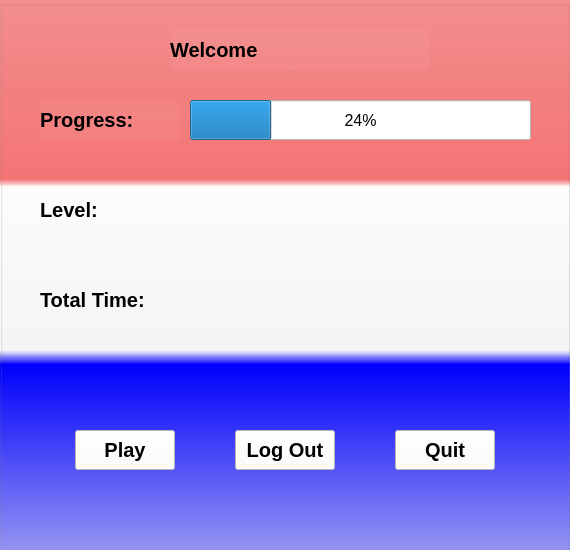
<?xml version="1.0" encoding="UTF-8"?>
<ui version="4.0">
 <class>menu_window</class>
 <widget class="QMainWindow" name="menu_window">
  <property name="geometry">
   <rect>
    <x>0</x>
    <y>0</y>
    <width>570</width>
    <height>550</height>
   </rect>
  </property>
  <property name="minimumSize">
   <size>
    <width>570</width>
    <height>550</height>
   </size>
  </property>
  <property name="maximumSize">
   <size>
    <width>570</width>
    <height>550</height>
   </size>
  </property>
  <property name="windowTitle">
   <string>Menu</string>
  </property>
  <property name="styleSheet">
   <string notr="true"/>
  </property>
  <widget class="QWidget" name="centralwidget">
   <widget class="QGroupBox" name="groupBox">
    <property name="geometry">
     <rect>
      <x>0</x>
      <y>0</y>
      <width>570</width>
      <height>550</height>
     </rect>
    </property>
    <property name="styleSheet">
     <string notr="true">background-color: qlineargradient(spread:pad, x1:0, y1:0, x2:0, y2:1, stop:0 rgba(255, 0, 0, 102), stop:0.326316 rgba(255, 0, 0, 130), stop:0.339799 rgba(255, 255, 255, 255), stop:0.636842 rgba(255, 255, 255, 135), stop:0.662469 rgba(0, 0, 255, 255), stop:1 rgba(0, 0, 255, 95));</string>
    </property>
    <property name="title">
     <string/>
    </property>
    <widget class="QLabel" name="which_user">
     <property name="geometry">
      <rect>
       <x>290</x>
       <y>30</y>
       <width>140</width>
       <height>40</height>
      </rect>
     </property>
     <property name="font">
      <font>
       <pointsize>15</pointsize>
       <weight>75</weight>
       <bold>true</bold>
       <strikeout>false</strikeout>
      </font>
     </property>
     <property name="styleSheet">
      <string notr="true">background-color: rgba(255, 255, 255, 10);</string>
     </property>
     <property name="text">
      <string/>
     </property>
    </widget>
    <widget class="QLabel" name="progress_label">
     <property name="geometry">
      <rect>
       <x>40</x>
       <y>100</y>
       <width>140</width>
       <height>40</height>
      </rect>
     </property>
     <property name="font">
      <font>
       <pointsize>15</pointsize>
       <weight>75</weight>
       <bold>true</bold>
       <strikeout>false</strikeout>
      </font>
     </property>
     <property name="styleSheet">
      <string notr="true">background-color: rgba(255, 255, 255, 10);</string>
     </property>
     <property name="text">
      <string>Progress:</string>
     </property>
    </widget>
    <widget class="QProgressBar" name="progress">
     <property name="geometry">
      <rect>
       <x>190</x>
       <y>100</y>
       <width>341</width>
       <height>40</height>
      </rect>
     </property>
     <property name="font">
      <font>
       <pointsize>12</pointsize>
      </font>
     </property>
     <property name="styleSheet">
      <string notr="true">background-color: rgb(255, 255, 255);</string>
     </property>
     <property name="value">
      <number>24</number>
     </property>
    </widget>
    <widget class="QLabel" name="level_label">
     <property name="geometry">
      <rect>
       <x>40</x>
       <y>190</y>
       <width>101</width>
       <height>40</height>
      </rect>
     </property>
     <property name="font">
      <font>
       <pointsize>15</pointsize>
       <weight>75</weight>
       <bold>true</bold>
      </font>
     </property>
     <property name="styleSheet">
      <string notr="true">background-color: rgb(255, 255, 255,10);</string>
     </property>
     <property name="text">
      <string>Level:</string>
     </property>
    </widget>
    <widget class="QLabel" name="progress_label_5">
     <property name="geometry">
      <rect>
       <x>40</x>
       <y>280</y>
       <width>131</width>
       <height>40</height>
      </rect>
     </property>
     <property name="font">
      <font>
       <pointsize>15</pointsize>
       <weight>75</weight>
       <bold>true</bold>
      </font>
     </property>
     <property name="styleSheet">
      <string notr="true">background-color: rgb(255, 255, 255,10);</string>
     </property>
     <property name="text">
      <string>Total Time:</string>
     </property>
    </widget>
    <widget class="QLabel" name="total_time_show">
     <property name="geometry">
      <rect>
       <x>190</x>
       <y>280</y>
       <width>141</width>
       <height>40</height>
      </rect>
     </property>
     <property name="font">
      <font>
       <pointsize>15</pointsize>
       <weight>75</weight>
       <bold>true</bold>
      </font>
     </property>
     <property name="styleSheet">
      <string notr="true">background-color: rgb(255, 255, 255,10);</string>
     </property>
     <property name="text">
      <string/>
     </property>
    </widget>
    <widget class="QPushButton" name="play">
     <property name="geometry">
      <rect>
       <x>75</x>
       <y>430</y>
       <width>100</width>
       <height>40</height>
      </rect>
     </property>
     <property name="font">
      <font>
       <pointsize>15</pointsize>
       <weight>75</weight>
       <bold>true</bold>
      </font>
     </property>
     <property name="styleSheet">
      <string notr="true">background-color: rgb(255, 255, 255);</string>
     </property>
     <property name="text">
      <string>Play</string>
     </property>
    </widget>
    <widget class="QPushButton" name="quit_2">
     <property name="geometry">
      <rect>
       <x>235</x>
       <y>430</y>
       <width>100</width>
       <height>40</height>
      </rect>
     </property>
     <property name="font">
      <font>
       <pointsize>15</pointsize>
       <weight>75</weight>
       <bold>true</bold>
      </font>
     </property>
     <property name="styleSheet">
      <string notr="true">background-color: rgb(255, 255, 255);</string>
     </property>
     <property name="text">
      <string>Log Out</string>
     </property>
    </widget>
    <widget class="QLabel" name="which_user_label">
     <property name="geometry">
      <rect>
       <x>170</x>
       <y>30</y>
       <width>121</width>
       <height>40</height>
      </rect>
     </property>
     <property name="font">
      <font>
       <pointsize>15</pointsize>
       <weight>75</weight>
       <bold>true</bold>
       <strikeout>false</strikeout>
      </font>
     </property>
     <property name="styleSheet">
      <string notr="true">background-color: rgba(255, 255, 255, 10);</string>
     </property>
     <property name="text">
      <string>Welcome   </string>
     </property>
    </widget>
    <widget class="QPushButton" name="quit">
     <property name="geometry">
      <rect>
       <x>395</x>
       <y>430</y>
       <width>100</width>
       <height>40</height>
      </rect>
     </property>
     <property name="font">
      <font>
       <pointsize>15</pointsize>
       <weight>75</weight>
       <bold>true</bold>
      </font>
     </property>
     <property name="styleSheet">
      <string notr="true">background-color: rgb(255, 255, 255);</string>
     </property>
     <property name="text">
      <string>Quit</string>
     </property>
    </widget>
    <widget class="QLabel" name="level">
     <property name="geometry">
      <rect>
       <x>190</x>
       <y>190</y>
       <width>141</width>
       <height>40</height>
      </rect>
     </property>
     <property name="font">
      <font>
       <pointsize>15</pointsize>
       <weight>75</weight>
       <bold>true</bold>
      </font>
     </property>
     <property name="styleSheet">
      <string notr="true">background-color: rgb(255, 255, 255,10);</string>
     </property>
     <property name="text">
      <string/>
     </property>
    </widget>
    <widget class="QLabel" name="words_counter">
     <property name="geometry">
      <rect>
       <x>360</x>
       <y>190</y>
       <width>61</width>
       <height>40</height>
      </rect>
     </property>
     <property name="font">
      <font>
       <pointsize>15</pointsize>
       <weight>75</weight>
       <bold>true</bold>
      </font>
     </property>
     <property name="styleSheet">
      <string notr="true">background-color: rgb(255, 255, 255,10);</string>
     </property>
     <property name="text">
      <string/>
     </property>
    </widget>
    <widget class="QLabel" name="words_counter_2">
     <property name="geometry">
      <rect>
       <x>420</x>
       <y>190</y>
       <width>101</width>
       <height>40</height>
      </rect>
     </property>
     <property name="font">
      <font>
       <pointsize>15</pointsize>
       <weight>75</weight>
       <bold>true</bold>
      </font>
     </property>
     <property name="styleSheet">
      <string notr="true">background-color: rgb(255, 255, 255,10);</string>
     </property>
     <property name="text">
      <string/>
     </property>
    </widget>
   </widget>
  </widget>
 </widget>
 <resources/>
 <connections/>
</ui>
